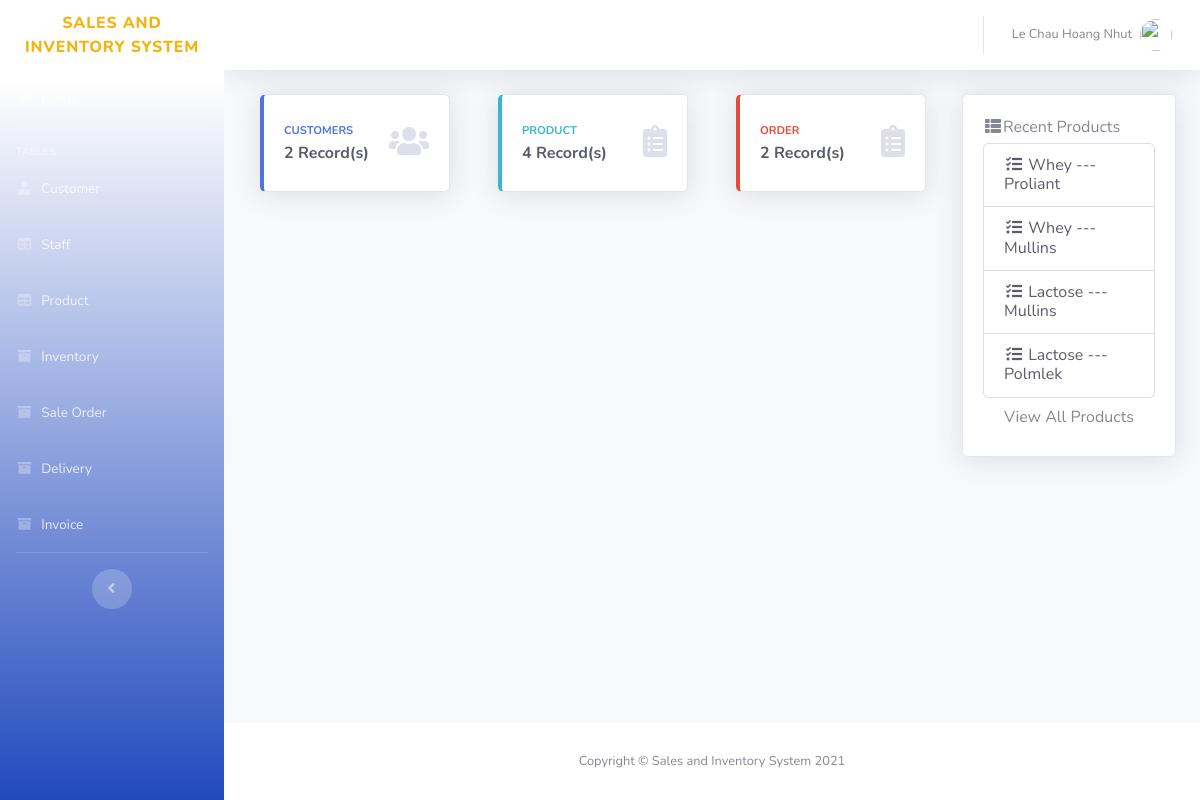
Screenshot of /SourceCode/SaleAndInventorySystem/pages/Sale_Exe.php (signed in) with the database file from the repository.
### tables this page shows
CREATE TABLE `product` (
  `Product_ID` varchar(20) NOT NULL,
  `Product_Name` varchar(50) NOT NULL,
  `Packing` varchar(50) NOT NULL,
  `Supplier` varchar(100) NOT NULL,
  `Origin` varchar(50) NOT NULL,
  `Selling_Price` int(11) NOT NULL
);

### SourceCode/SaleAndInventorySystem/pages/Sale_Exe.php (the view, shortened to what this page needs)
<?php
$session = $_SESSION["Staff_ID"];
include'../includes/connection.php';
include'../includes/sidebar_Sale.php';
                  $query = "SELECT Role_ID FROM Staff
                    WHERE Staff_ID = '$session'";
                $result = mysqli_query($conn, $query);
                $row = mysqli_fetch_assoc($result);
                   $Aa = $row['Role_ID'];
if ($Aa!='S01'){
             ?>    <script type="text/javascript">
                      //then it will be redirected
                      alert("Restricted Page! You will be redirected to Login");
                      window.location = "login.php";
                  </script>
             <?php
                }else{
            ?>
          <div class="row show-grid">
            <div class="col-md-3">
            <div class="col-md-12 mb-3">
              <div class="card border-left-primary shadow h-100 py-2">
                <div class="card-body">
                  <div class="row no-gutters align-items-center">
                    <div class="col mr-0">
                      <div class="text-xs font-weight-bold text-primary text-uppercase mb-1">Customers</div>
                      <div class="h6 mb-0 font-weight-bold text-gray-800">
                        <?php
                        $query = "SELECT COUNT(*) FROM Customer WHERE Staff_ID = '$session'";
                        $result = mysqli_query($conn, $query);
                        if($result){
                        while ($row = mysqli_fetch_array($result)) {
                            echo "$row[0]";
                          }
                        }
                        ?> Record(s)
                      </div>
                    </div>
                      <div class="col-auto">
                        <i class="fas fa-users fa-2x text-gray-300"></i>
                      </div>
                  </div>
                </div>
              </div>
            </div>
         </div>
          <div class="col-md-3">
            <div class="col-md-12 mb-3">
              <div class="card border-left-info shadow h-100 py-2">
                <div class="card-body">
                  <div class="row no-gutters align-items-center">
                    <div class="col mr-0">
                      <div class="text-xs font-weight-bold text-info text-uppercase mb-1">Product</div>
                      <div class="row no-gutters align-items-center">
                        <div class="col-auto">
                          <div class="h6 mb-0 mr-3 font-weight-bold text-gray-800">
                          <?php
                          $query = "SELECT COUNT(*) FROM Product";
                          $result = mysqli_query($conn, $query);
                          while ($row = mysqli_fetch_array($result)) {
                              echo "$row[0]";
                            }
                          ?> Record(s)
                          </div>
                        </div>
                      </div>
                    </div>
                    <div class="col-auto">
                      <i class="fas fa-clipboard-list fa-2x text-gray-300"></i>
                    </div>
                  </div>
                </div>
              </div>
            </div>
          </div>
          <div class="col-md-3">
            <div class="col-md-12 mb-3">
              <div class="card border-left-danger shadow h-100 py-2">
                <div class="card-body">
                  <div class="row no-gutters align-items-center">
                    <div class="col mr-0">
                      <div class="text-xs font-weight-bold text-danger text-uppercase mb-1">Order</div>
                      <div class="h6 mb-0 font-weight-bold text-gray-800">
                        <?php
                        $query = "SELECT COUNT(o.OrderMaster_ID)
                                    FROM OrderMaster o
                                    JOIN Customer c ON o.Customer_ID = c.Customer_ID
                                    WHERE Staff_ID = '$session'";
                        $result = mysqli_query($conn, $query);
                        while ($row = mysqli_fetch_array($result)) {
                            echo "$row[0]";
                          }
                        ?> Record(s)
                      </div>
                    </div>
                    <div class="col-auto">
                      <i class="fas fa-clipboard-list fa-2x text-gray-300"></i>
                    </div>
                  </div>
                </div>
              </div>
            </div>
            </div>
                <div class="col-lg-3">
                    <div class="card shadow h-100">
                      <div class="card-body">
                        <div class="row no-gutters align-items-center">
                          <div class="col-auto">
                            <i class="fa fa-th-list fa-fw"></i>
                          </div>
                        <div class="panel-heading"> Recent Products
                        </div>
                        <div class="row no-gutters align-items-center mt-1">
                        <div class="col-auto">
                          <div class="h6 mb-0 mr-0 text-gray-800">
                        <div class="panel-body">
                            <div class="list-group">
                              <?php
                                $query = "SELECT Product_ID, Product_Name, Supplier, Origin, Selling_Price FROM Product order by Product_ID DESC LIMIT 10";
                                $result = mysqli_query($conn, $query);
                                while ($row = mysqli_fetch_array($result)) {
                                    echo "<a href='#' class='list-group-item text-gray-800'>
                                          <i class='fa fa-tasks fa-fw'></i> $row[1] --- $row[2]
                                          </a>";
                                  }
                              ?>
                            </div>
                            <a href="product_view.php" class="btn btn-default btn-block">View All Products</a>
                        </div>
                          </div></div></div></div></div></div></div>
          </div>
<?php
                }
include'../includes/footer.php';
?>

### rows the page displays
product: Product_Name "Whey", Supplier "Proliant"
product: Product_Name "Whey", Supplier "Mullins"
product: Product_Name "Lactose", Supplier "Mullins"
product: Product_Name "Lactose", Supplier "Polmlek"

### other values shown
$_SESSION["Staff_Name"] "Le Chau Hoang Nhut"
$row[0] "2"
$row[0] "4"
